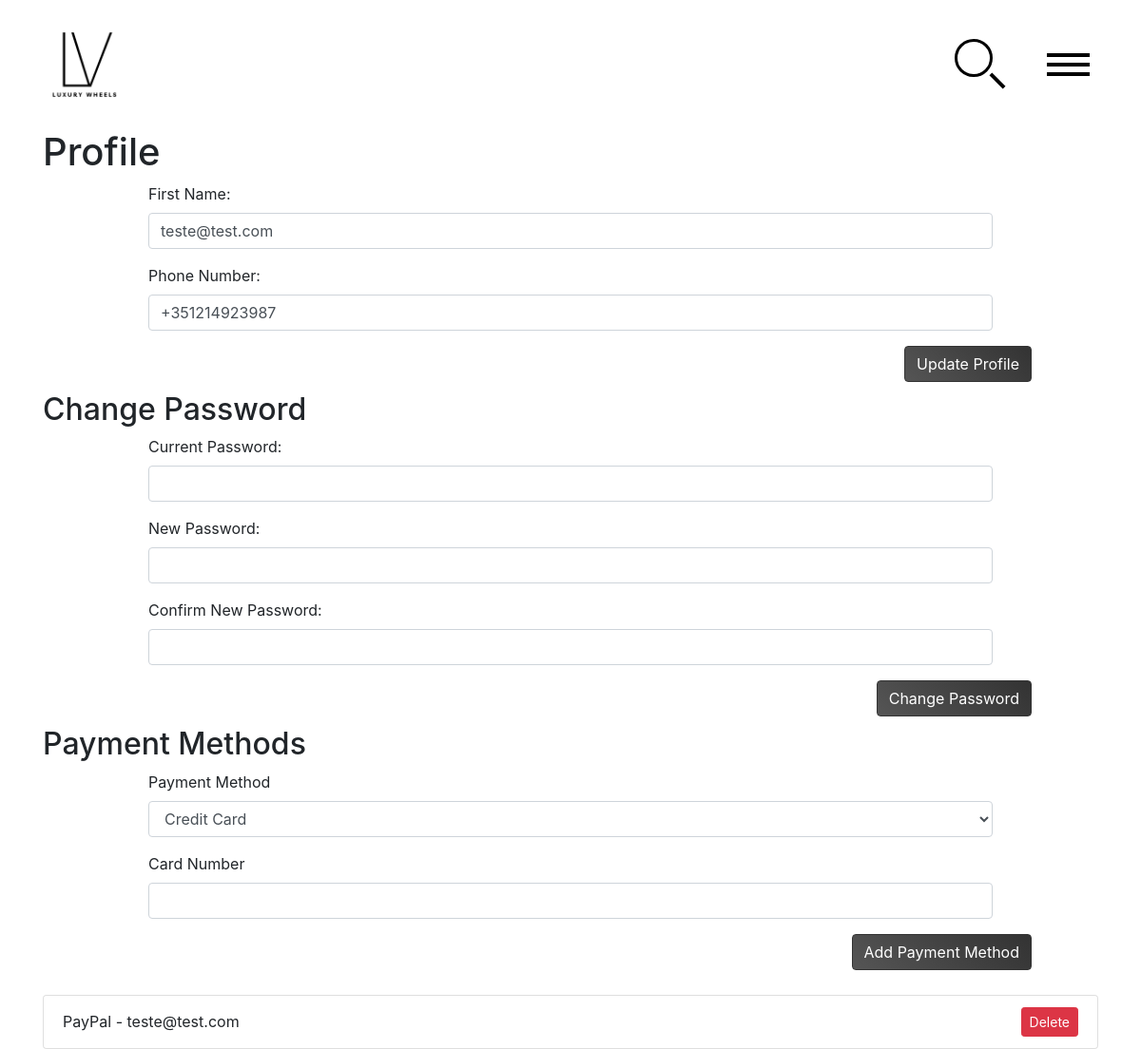
The page /profile (signed in) on the database its author committed.
### website/__init__.py (models this page shows)
class User(db.Model, UserMixin):
    __tablename__ = 'user'
    id = db.Column(db.Integer, primary_key=True)
    email = db.Column(db.String(150), unique=True)
    password = db.Column(db.String(150))
    first_name = db.Column(db.String(150))
    user_type = db.Column(db.String(150))
    phone_number = db.Column(db.String(50))
    creation_date = db.Column(db.DateTime, default=datetime.utcnow())
    rentings = db.relationship('Renting')
    payments = db.relationship('Payment')

class Payment(db.Model):
    id = db.Column(db.Integer, primary_key=True)
    method = db.Column(db.String(150))
    payment_date = db.Column(db.DateTime, default=datetime.utcnow)
    status = db.Column(db.String(50))
    card_last_four = db.Column(db.String(4))
    card_hash = db.Column(db.String(64), unique=True)
    email = db.Column(db.String(150))
    user_id = db.Column(db.Integer, db.ForeignKey('user.id'))

### website/profile.py (the view, shortened to what this page needs)
@profile_page.route('/profile', methods=['GET', 'POST'])
@login_required
def profile():
    payment_methods = Payment.query.filter_by(user_id=current_user.id).all()
    return render_template('profile.html', user=current_user, payment_methods=payment_methods)

### website/templates/profile.html (shortened to what this page needs)
{% extends "base.html" %}
{% block content %}
<div class="container">
    <h1>Profile</h1>
    <form method="POST" action="{{ url_for('profile_page.profile') }}">
        <div class="form-group">
            <label for="first_name">First Name:</label>
            <input type="text" id="first_name" name="first_name" class="form-control" value="{{ user.first_name }}"
                   required>
        </div>
        <div class="form-group">
            <label for="phone_number">Phone Number:</label>
            <input type="text" id="phone_number" name="phone_number" class="form-control"
                   value="{{ user.phone_number }}" required>
        </div>
        <button type="submit" class="btn btn-primary profile-button">Update Profile</button>
    </form>
    <br>
    <br>
    <h2>Change Password</h2>
    <form method="POST" action="{{ url_for('profile_page.profile') }}">
        <div class="form-group">
            <label for="current_password">Current Password:</label>
            <input type="password" id="current_password" name="current_password" class="form-control" required>
        </div>
        <div class="form-group">
            <label for="new_password">New Password:</label>
            <input type="password" id="new_password" name="new_password" class="form-control" required>
        </div>
        <div class="form-group">
            <label for="confirm_password">Confirm New Password:</label>
            <input type="password" id="confirm_password" name="confirm_password" class="form-control" required>
        </div>
        <button type="submit" class="btn btn-primary profile-button">Change Password</button>
    </form>
    <br>
    <br>
    <h2>Payment Methods</h2>
    <form action="{{ url_for('profile_page.add_payment_method') }}" method="POST">
        <div class="form-group">
            <label for="newPaymentMethod">Payment Method</label>
            <select id="newPaymentMethod" name="newPaymentMethod" class="form-control" onchange="togglePaymentInput()">
                <option value="Credit Card">Credit Card</option>
            </select>
        </div>
        <div class="form-group" id="cardInput">
            <label for="cardNumber">Card Number</label>
            <input type="text" id="cardNumber" name="cardNumber" class="form-control" pattern="\d{16}"
                   title="Please enter a valid 16-digit card number">
        </div>
        <button type="submit" class="btn btn-primary profile-button">Add Payment Method</button>
    </form>
    <br>
    <br>
    <ul class="list-group mt-3">
        {% for payment in payment_methods %}
        <li class="list-group-item d-flex justify-content-between align-items-center">
            {{ payment.method }} -
            {% if payment.method == 'PayPal' %}
            {{ payment.email }}
            {% else %}
            **** **** **** {{ payment.card_last_four }}
            {% endif %}
            <form action="{{ url_for('profile_page.delete_payment_method', payment_id=payment.id) }}" method="POST"
                  style="display:inline;">
                <button type="submit" class="btn btn-danger btn-sm">Delete</button>
            </form>
        </li>
        {% endfor %}
    </ul>
</div>
{% endblock %}

### website/static/main.css (style rules this page uses)
html { height:100% }
body { background: #c1c1c1; height: auto; }
.form-group { width: 80%; margin: auto; }
.btn { display: block; margin: 0 auto; }
form button.btn-primary { background: linear-gradient(45deg, #555555, #333333) !important; color: #ffffff !important; border-color: #333333 !important; }
.container { cursor: pointer; flex-direction: column; }
.profile-button { float:right; margin-right: 70px; }

### rows shown on the page
User: first_name "teste@test.com", phone_number "+351214923987"
Payment: method "PayPal", email "teste@test.com"
